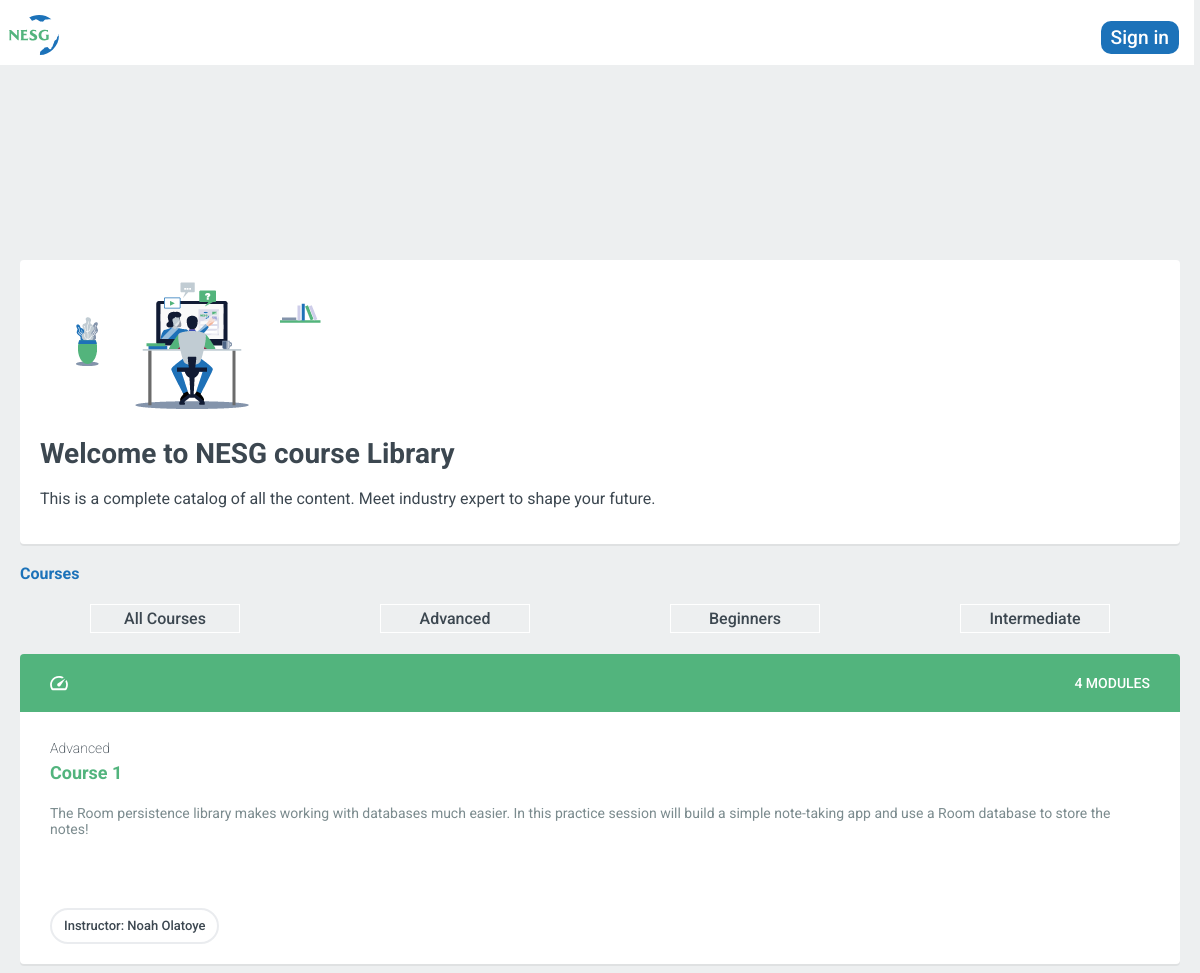
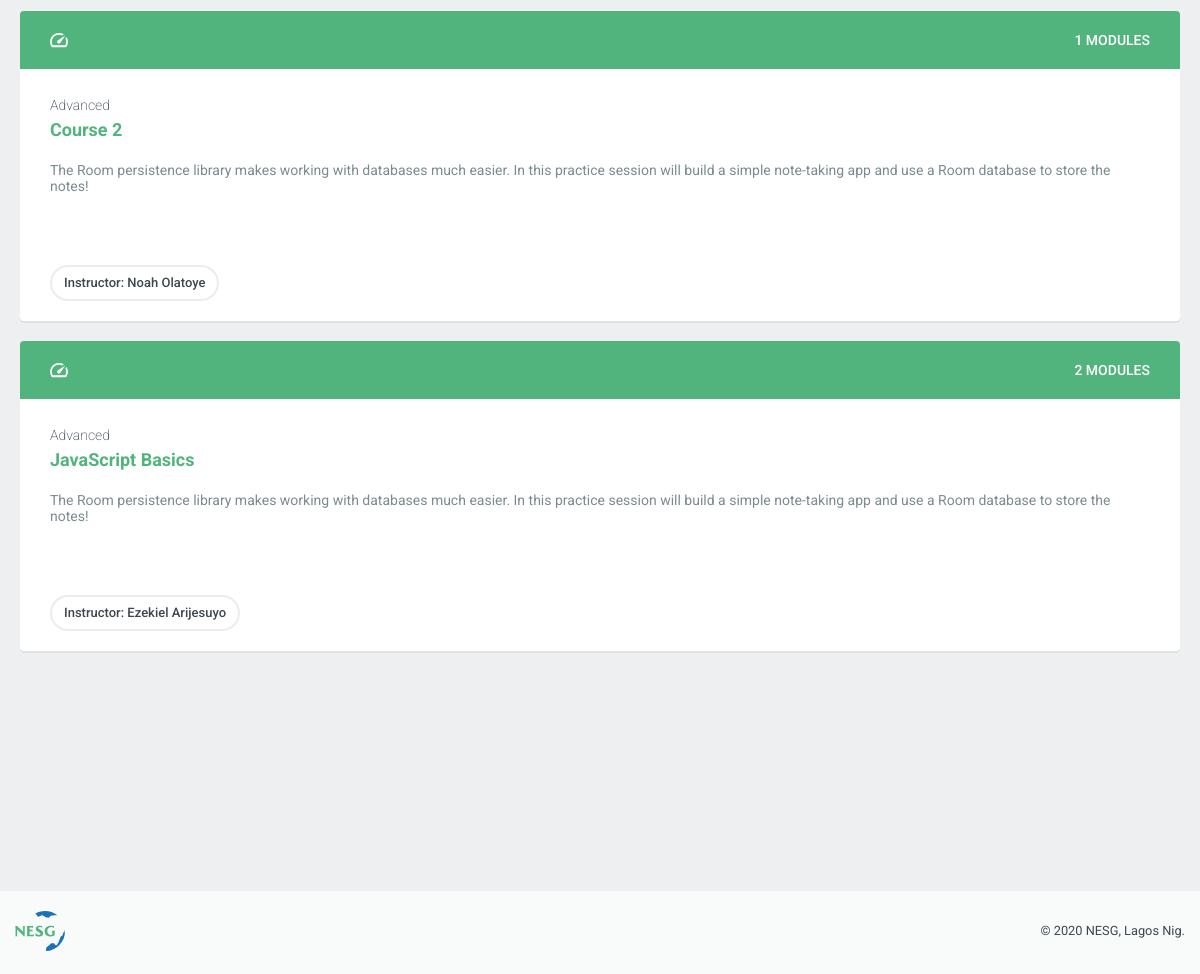
The page / on the database its author committed (2 pictures, top to bottom).
### courses/models.py (models this page shows, shortened)
class Subject(models.Model):
    title = models.CharField(max_length=200)
    slug = models.SlugField(max_length=200, unique=True)
    class Meta:
        ordering = ['title']
    def __str__(self):
        return self.title

class Course(models.Model):
    owner = models.ForeignKey(User,
                              related_name='courses_created',
                              on_delete=models.CASCADE)
    students = models.ManyToManyField(User,
                                      related_name='courses_joined',
                                      blank=True)
    subject = models.ForeignKey(Subject,
                                      related_name='courses',
                                      on_delete=models.CASCADE)
    title = models.CharField(max_length=200)
    slug = models.SlugField(max_length=200, unique=True)
    overview = models.TextField()
    created = models.DateTimeField(auto_now_add=True)
    class Meta:
        ordering = ['-created']

### courses/views.py (the view)
# urls.py: path('', cache_page(60 * 15)(CourseListView.as_view()),
class CourseListView(TemplateResponseMixin, View):
    model = Course
    template_name = 'courses/course/list.html'
    def get(self, request, subject=None):
        subjects = cache.get('all_subjects')
        if not subjects:
            subjects = Subject.objects.annotate(
                          total_courses=Count('courses'))
            cache.set('all_subjects', subjects)
            all_courses = Course.objects.annotate(
                          total_modules=Count('modules'))
        if subject:
            subject = get_object_or_404(Subject, slug=subject)
            key = 'subject_{}_courses'.format(subject.id)
            courses = cache.get(key)
            if not courses:
                courses = all_courses.filter(subject=subject)
                cache.set(key, courses)
        else:
            courses = cache.get('all_courses')
            if not courses:
                courses = all_courses
                cache.set('all_courses', courses)
        return self.render_to_response({'subjects': subjects,
                                       'subject': subject,
                                       'courses': courses})

### courses/templates/courses/course/list.html (shortened to what this page needs)
{% extends "base.html" %}
{% load static %}
{% block content %}
<div class="banner_wrap">
  <div class="banner_content box">
    <img class="banner_img" src="{% static 'img/library_img.png' %}" alt="Man Studying">
      <h1>Welcome to NESG course Library</h1>
      <p>This is a complete catalog of all the content. Meet industry expert to shape your future.</p>
  </div>
</div>
<h2>
    {% if subject %}
        {{ subject.title }} courses
    {% else %}
        Courses
    {% endif %}
</h2>
<div class="contents">
    <ul id="modules" class="module_category">
        <li {% if not subject %}class="selected"{% endif %}>
            <a href="{% url "course_list" %}">All Courses</a>
        </li>
        {% for s in subjects %}
            <li {% if subject == s %}class="selected"{% endif %}>
                <a href="{% url "course_list_subject" s.slug %}">
                    {{ s.title }}
                </a>
            </li>
        {% endfor %}
    </ul>
</div>
<div class="module">
    {% for course in courses %}
        {% with subject=course.subject %}
          <div class="module_box">
            <div class="module_box_content">
              <div class="module_progress">
                <img src="{% static 'img/progress.svg' %}" alt="Progress Icon">
                <span class="module_estimate">{{ course.total_modules }} modules</span>
              </div>
              <strong class="module_type"><a href="{% url "course_list_subject" subject.slug %}">{{ subject }}</a></strong>
              <h3 class="module_title"><a href="{% url "course_detail" course.slug %}">{{ course.title }}</a></h3>
              <p class="module_description">The Room persistence library makes working with databases much easier. In this practice session will build a simple note-taking app and use a Room database to store the notes!</p>
              <ul class="module_tags tags">
                <li class="truncated-tags"><span>Instructor: {{ course.owner.get_full_name }} </span></li>
              </ul>
            </div>
          </div>
        {% endwith %}
    {% endfor %}
</div>
{% endblock %}

### courses/templates/base.html (shortened to what this page needs)
{% load static %}
<!DOCTYPE html>
<html>
<head>
  <link rel="stylesheet" href="{% static 'css/base.css' %}" >
</head>
<body>
  <div class="main_wrapper">
    <div id="header">
      <div class="wrapper navbar">
        <a href="/"> <img class="logo" src="{% static 'img/nesg_logo.svg' %}" alt="NESG Logo"> </a>
        <ul class="menu">
          {% if request.user.is_authenticated %}
            <li><a href="{% url "logout" %}">Sign out</a></li>
          {% else %}
            <li><a href="{% url "login" %}">Sign in</a></li>
          {% endif %}
        </ul>
      </div>
    </div>
    <div id="content" class="wrapper content-inside">
      {% block content %}
      {% endblock %}
    </div>
  </div>
  <footer class="footer">
    <div class="wrapper footer_logo">
      <a href="https://nesgroup.org" target="_blank"><img class="logo" src="{% static 'img/nesg_logo.svg' %}" alt="NESG Logo"></a>
      <p>© 2020 NESG, Lagos Nig.</p>
    </div>
    <div class="footer_media">
    </div>
  </footer>
</body>
</html>

### rows shown on the page
Subject: title "Advanced"
Subject: title "Beginners"
Subject: title "Intermediate"
Course: total_modules "4", subject "Advanced", title "Course 1", owner.get_full_name "Noah Olatoye"
Course: total_modules "1", subject "Advanced", title "Course 2", owner.get_full_name "Noah Olatoye"
Course: total_modules "2", subject "Advanced", title "JavaScript Basics", owner.get_full_name "Ezekiel Arijesuyo"
